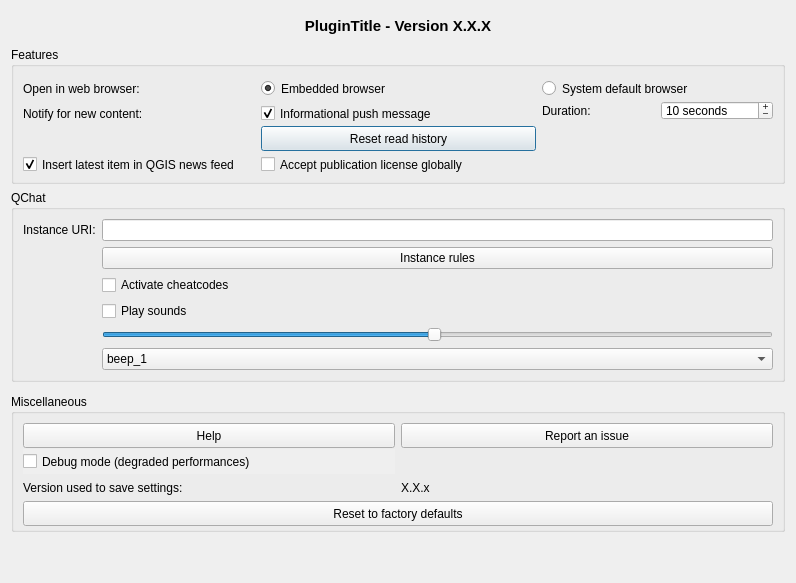
<?xml version="1.0" encoding="UTF-8"?>
<ui version="4.0">
 <class>dlg_settings</class>
 <widget class="QDialog" name="dlg_settings">
  <property name="geometry">
   <rect>
    <x>0</x>
    <y>0</y>
    <width>796</width>
    <height>583</height>
   </rect>
  </property>
  <property name="sizePolicy">
   <sizepolicy hsizetype="Expanding" vsizetype="Preferred">
    <horstretch>0</horstretch>
    <verstretch>0</verstretch>
   </sizepolicy>
  </property>
  <property name="minimumSize">
   <size>
    <width>640</width>
    <height>300</height>
   </size>
  </property>
  <property name="windowTitle">
   <string>Settings</string>
  </property>
  <property name="autoFillBackground">
   <bool>true</bool>
  </property>
  <property name="locale">
   <locale language="English" country="UnitedStates"/>
  </property>
  <layout class="QVBoxLayout" name="verticalLayout">
   <item>
    <widget class="QLabel" name="lbl_title">
     <property name="minimumSize">
      <size>
       <width>50</width>
       <height>30</height>
      </size>
     </property>
     <property name="font">
      <font>
       <pointsize>11</pointsize>
       <weight>75</weight>
       <bold>true</bold>
      </font>
     </property>
     <property name="toolTip">
      <string notr="true"/>
     </property>
     <property name="autoFillBackground">
      <bool>true</bool>
     </property>
     <property name="frameShape">
      <enum>QFrame::NoFrame</enum>
     </property>
     <property name="frameShadow">
      <enum>QFrame::Raised</enum>
     </property>
     <property name="text">
      <string notr="true">PluginTitle - Version X.X.X</string>
     </property>
     <property name="scaledContents">
      <bool>true</bool>
     </property>
     <property name="alignment">
      <set>Qt::AlignCenter</set>
     </property>
     <property name="margin">
      <number>5</number>
     </property>
     <property name="textInteractionFlags">
      <set>Qt::TextSelectableByMouse</set>
     </property>
    </widget>
   </item>
   <item>
    <widget class="QGroupBox" name="grp_features">
     <property name="minimumSize">
      <size>
       <width>550</width>
       <height>100</height>
      </size>
     </property>
     <property name="title">
      <string>Features</string>
     </property>
     <layout class="QGridLayout" name="gridLayout_2">
      <item row="3" column="0">
       <widget class="QLabel" name="lbl_notification">
        <property name="minimumSize">
         <size>
          <width>175</width>
          <height>25</height>
         </size>
        </property>
        <property name="maximumSize">
         <size>
          <width>250</width>
          <height>30</height>
         </size>
        </property>
        <property name="text">
         <string>Notify for new content:</string>
        </property>
       </widget>
      </item>
      <item row="1" column="1">
       <widget class="QRadioButton" name="opt_browser_qt">
        <property name="minimumSize">
         <size>
          <width>0</width>
          <height>25</height>
         </size>
        </property>
        <property name="maximumSize">
         <size>
          <width>16777215</width>
          <height>30</height>
         </size>
        </property>
        <property name="text">
         <string>Embedded browser</string>
        </property>
        <property name="checked">
         <bool>true</bool>
        </property>
       </widget>
      </item>
      <item row="5" column="0">
       <widget class="QCheckBox" name="chb_integration_news_feed">
        <property name="sizePolicy">
         <sizepolicy hsizetype="Preferred" vsizetype="Preferred">
          <horstretch>0</horstretch>
          <verstretch>0</verstretch>
         </sizepolicy>
        </property>
        <property name="minimumSize">
         <size>
          <width>0</width>
          <height>25</height>
         </size>
        </property>
        <property name="toolTip">
         <string>The only 'Show QGIS news feed on welcome page' must be checked in General Settings</string>
        </property>
        <property name="text">
         <string>Insert latest item in QGIS news feed</string>
        </property>
        <property name="shortcut">
         <string notr="true"/>
        </property>
        <property name="checked">
         <bool>true</bool>
        </property>
       </widget>
      </item>
      <item row="3" column="1">
       <widget class="QCheckBox" name="opt_notif_push_msg">
        <property name="minimumSize">
         <size>
          <width>275</width>
          <height>25</height>
         </size>
        </property>
        <property name="maximumSize">
         <size>
          <width>16777215</width>
          <height>30</height>
         </size>
        </property>
        <property name="autoFillBackground">
         <bool>false</bool>
        </property>
        <property name="text">
         <string>Informational push message</string>
        </property>
        <property name="checked">
         <bool>true</bool>
        </property>
        <property name="tristate">
         <bool>false</bool>
        </property>
       </widget>
      </item>
      <item row="1" column="0">
       <widget class="QLabel" name="lbl_browser">
        <property name="minimumSize">
         <size>
          <width>175</width>
          <height>25</height>
         </size>
        </property>
        <property name="maximumSize">
         <size>
          <width>250</width>
          <height>30</height>
         </size>
        </property>
        <property name="toolTip">
         <string>Which web browser to use to display articles.</string>
        </property>
        <property name="text">
         <string>Open in web browser:</string>
        </property>
       </widget>
      </item>
      <item row="1" column="3">
       <widget class="QRadioButton" name="opt_browser_os">
        <property name="minimumSize">
         <size>
          <width>0</width>
          <height>25</height>
         </size>
        </property>
        <property name="maximumSize">
         <size>
          <width>16777215</width>
          <height>30</height>
         </size>
        </property>
        <property name="text">
         <string>System default browser</string>
        </property>
       </widget>
      </item>
      <item row="5" column="1">
       <widget class="QCheckBox" name="chb_license_global_accept">
        <property name="minimumSize">
         <size>
          <width>0</width>
          <height>25</height>
         </size>
        </property>
        <property name="text">
         <string>Accept publication license globally</string>
        </property>
       </widget>
      </item>
      <item row="4" column="1">
       <widget class="QPushButton" name="btn_reset_read_history">
        <property name="minimumSize">
         <size>
          <width>0</width>
          <height>25</height>
         </size>
        </property>
        <property name="maximumSize">
         <size>
          <width>16777215</width>
          <height>30</height>
         </size>
        </property>
        <property name="text">
         <string>Reset read history</string>
        </property>
       </widget>
      </item>
      <item row="3" column="3">
       <layout class="QHBoxLayout" name="horizontalLayout">
        <item>
         <widget class="QLabel" name="lbl_notif_duration">
          <property name="text">
           <string>Duration:</string>
          </property>
         </widget>
        </item>
        <item>
         <widget class="QSpinBox" name="sbx_notif_duration">
          <property name="toolTip">
           <string>'0' means unlimited time, waiting a manual close from the end-user.</string>
          </property>
          <property name="wrapping">
           <bool>false</bool>
          </property>
          <property name="buttonSymbols">
           <enum>QAbstractSpinBox::PlusMinus</enum>
          </property>
          <property name="specialValueText">
           <string/>
          </property>
          <property name="suffix">
           <string> seconds</string>
          </property>
          <property name="prefix">
           <string/>
          </property>
          <property name="maximum">
           <number>30</number>
          </property>
          <property name="value">
           <number>10</number>
          </property>
         </widget>
        </item>
       </layout>
      </item>
     </layout>
    </widget>
   </item>
   <item>
    <widget class="QGroupBox" name="grp_qchat">
     <property name="title">
      <string>QChat</string>
     </property>
     <layout class="QFormLayout" name="formLayout">
      <item row="1" column="0">
       <widget class="QLabel" name="lbl_instance_uri">
        <property name="text">
         <string>Instance URI:</string>
        </property>
       </widget>
      </item>
      <item row="1" column="1">
       <widget class="QLineEdit" name="le_qchat_instance_uri"/>
      </item>
      <item row="2" column="1">
       <widget class="QPushButton" name="btn_rules">
        <property name="text">
         <string>Instance rules</string>
        </property>
       </widget>
      </item>
      <item row="5" column="1">
       <widget class="QCheckBox" name="ckb_cheatcodes">
        <property name="text">
         <string>Activate cheatcodes</string>
        </property>
       </widget>
      </item>
      <item row="6" column="1">
       <widget class="QCheckBox" name="ckb_play_sounds">
        <property name="text">
         <string>Play sounds</string>
        </property>
       </widget>
      </item>
      <item row="7" column="1">
       <widget class="QSlider" name="hsl_sound_volume">
        <property name="minimum">
         <number>1</number>
        </property>
        <property name="maximum">
         <number>100</number>
        </property>
        <property name="value">
         <number>50</number>
        </property>
        <property name="orientation">
         <enum>Qt::Horizontal</enum>
        </property>
       </widget>
      </item>
      <item row="8" column="1">
       <widget class="QComboBox" name="cbb_ring_tone">
        <item>
         <property name="text">
          <string>beep_1</string>
         </property>
        </item>
        <item>
         <property name="text">
          <string>beep_2</string>
         </property>
        </item>
        <item>
         <property name="text">
          <string>beep_3</string>
         </property>
        </item>
        <item>
         <property name="text">
          <string>beep_4</string>
         </property>
        </item>
        <item>
         <property name="text">
          <string>beep_5</string>
         </property>
        </item>
        <item>
         <property name="text">
          <string>beep_6</string>
         </property>
        </item>
        <item>
         <property name="text">
          <string>beep_7</string>
         </property>
        </item>
        <item>
         <property name="text">
          <string>horn</string>
         </property>
        </item>
        <item>
         <property name="text">
          <string>dog</string>
         </property>
        </item>
        <item>
         <property name="text">
          <string>chicken</string>
         </property>
        </item>
       </widget>
      </item>
     </layout>
    </widget>
   </item>
   <item>
    <widget class="AuthoringWidget" name="wdg_author" native="true"/>
   </item>
   <item>
    <spacer name="verticalSpacer_2">
     <property name="orientation">
      <enum>Qt::Vertical</enum>
     </property>
     <property name="sizeType">
      <enum>QSizePolicy::Preferred</enum>
     </property>
     <property name="sizeHint" stdset="0">
      <size>
       <width>20</width>
       <height>15</height>
      </size>
     </property>
    </spacer>
   </item>
   <item>
    <widget class="QGroupBox" name="grp_misc">
     <property name="minimumSize">
      <size>
       <width>0</width>
       <height>100</height>
      </size>
     </property>
     <property name="title">
      <string>Miscellaneous</string>
     </property>
     <property name="flat">
      <bool>false</bool>
     </property>
     <layout class="QGridLayout" name="gridLayout">
      <item row="1" column="0">
       <widget class="QCheckBox" name="opt_debug">
        <property name="minimumSize">
         <size>
          <width>0</width>
          <height>25</height>
         </size>
        </property>
        <property name="maximumSize">
         <size>
          <width>16777215</width>
          <height>30</height>
         </size>
        </property>
        <property name="toolTip">
         <string>Enable debug mode.</string>
        </property>
        <property name="autoFillBackground">
         <bool>true</bool>
        </property>
        <property name="locale">
         <locale language="English" country="UnitedStates"/>
        </property>
        <property name="text">
         <string>Debug mode (degraded performances)</string>
        </property>
        <property name="tristate">
         <bool>false</bool>
        </property>
       </widget>
      </item>
      <item row="2" column="1">
       <widget class="QLabel" name="lbl_version_saved_value">
        <property name="minimumSize">
         <size>
          <width>0</width>
          <height>25</height>
         </size>
        </property>
        <property name="maximumSize">
         <size>
          <width>16777215</width>
          <height>30</height>
         </size>
        </property>
        <property name="text">
         <string notr="true">X.X.x</string>
        </property>
        <property name="textInteractionFlags">
         <set>Qt::NoTextInteraction</set>
        </property>
       </widget>
      </item>
      <item row="2" column="0">
       <widget class="QLabel" name="lbl_version_saved">
        <property name="minimumSize">
         <size>
          <width>0</width>
          <height>25</height>
         </size>
        </property>
        <property name="maximumSize">
         <size>
          <width>16777215</width>
          <height>30</height>
         </size>
        </property>
        <property name="text">
         <string>Version used to save settings:</string>
        </property>
       </widget>
      </item>
      <item row="0" column="1">
       <widget class="QPushButton" name="btn_report">
        <property name="minimumSize">
         <size>
          <width>0</width>
          <height>25</height>
         </size>
        </property>
        <property name="maximumSize">
         <size>
          <width>16777215</width>
          <height>30</height>
         </size>
        </property>
        <property name="text">
         <string>Report an issue</string>
        </property>
        <property name="icon">
         <iconset>
          <normaloff>:/plugins/qtribu/resources/images/bullhorn.svg</normaloff>:/plugins/qtribu/resources/images/bullhorn.svg</iconset>
        </property>
       </widget>
      </item>
      <item row="0" column="0">
       <widget class="QPushButton" name="btn_help">
        <property name="minimumSize">
         <size>
          <width>0</width>
          <height>25</height>
         </size>
        </property>
        <property name="maximumSize">
         <size>
          <width>16777215</width>
          <height>30</height>
         </size>
        </property>
        <property name="text">
         <string>Help</string>
        </property>
       </widget>
      </item>
      <item row="3" column="0" colspan="2">
       <widget class="QPushButton" name="btn_reset">
        <property name="minimumSize">
         <size>
          <width>200</width>
          <height>25</height>
         </size>
        </property>
        <property name="maximumSize">
         <size>
          <width>1000</width>
          <height>30</height>
         </size>
        </property>
        <property name="autoFillBackground">
         <bool>true</bool>
        </property>
        <property name="text">
         <string>Reset to factory defaults</string>
        </property>
        <property name="autoDefault">
         <bool>false</bool>
        </property>
        <property name="flat">
         <bool>false</bool>
        </property>
       </widget>
      </item>
     </layout>
    </widget>
   </item>
   <item>
    <spacer name="verticalSpacer">
     <property name="orientation">
      <enum>Qt::Vertical</enum>
     </property>
     <property name="sizeType">
      <enum>QSizePolicy::MinimumExpanding</enum>
     </property>
     <property name="sizeHint" stdset="0">
      <size>
       <width>20</width>
       <height>40</height>
      </size>
     </property>
    </spacer>
   </item>
  </layout>
 </widget>
 <customwidgets>
  <customwidget>
   <class>AuthoringWidget</class>
   <extends>QWidget</extends>
   <header>qtribu.gui.wdg_authoring</header>
   <container>1</container>
  </customwidget>
 </customwidgets>
 <resources/>
 <connections/>
</ui>
